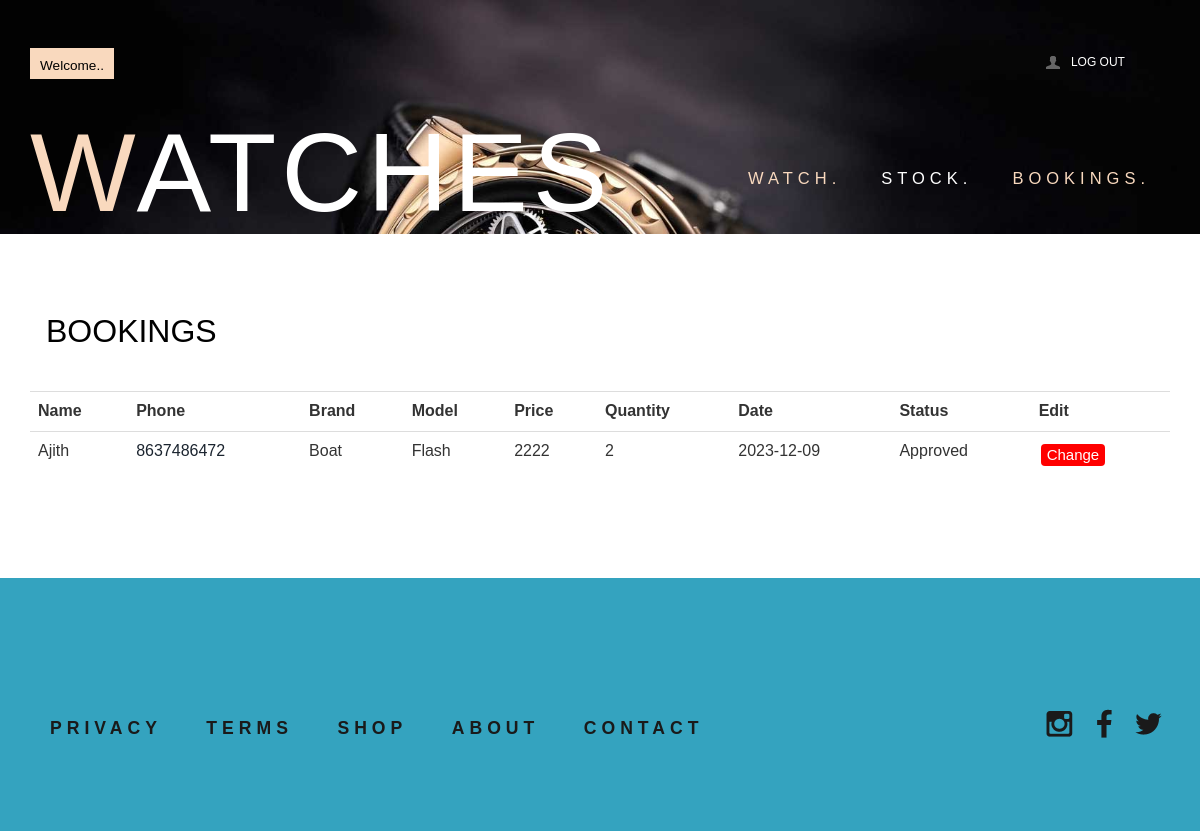
Screenshot of /booking.php with the database file from the repository.
### tables this page shows
CREATE TABLE IF NOT EXISTS `customer` (
  `custid` int NOT NULL AUTO_INCREMENT,
  `name` varchar(30) NOT NULL,
  `place` varchar(20) NOT NULL,
  `phone` bigint NOT NULL,
  `email` varchar(20) NOT NULL,
  PRIMARY KEY (`custid`)
);

CREATE TABLE IF NOT EXISTS `booking` (
  `bookingid` int NOT NULL AUTO_INCREMENT,
  `watchid` int NOT NULL,
  `shopid` int NOT NULL,
  `custid` int NOT NULL,
  `brand` varchar(30) NOT NULL,
  `model` varchar(30) NOT NULL,
  `price` int NOT NULL,
  `quantity` int NOT NULL,
  `date` date NOT NULL,
  `status` varchar(20) NOT NULL,
  PRIMARY KEY (`bookingid`)
);

### booking.php (the view, shortened to what this page needs)
<?php
include("connection.php");
?>
<!DOCTYPE HTML>
<html lang="en">
<head>
    <link href="css/bootstrap.css" rel="stylesheet" type="text/css" />
    <link href="css/style.css" rel="stylesheet" type="text/css" />
    <link href="css/megamenu.css" rel="stylesheet" type="text/css" media="all" />
    <link href="css/watch.css" rel="stylesheet" type="text/css" />
</head>
<body>
    <div class="account-in">
        <div class="container">
            <div class="caccount-top">
                <h3>Bookings</h3>
                <table class="table">
                    <tr>
                        <th>Name</th>
                        <th>Phone</th>
                        <th>Brand</th>
                        <th>Model</th>
                        <th>Price</th>
                        <th>Quantity</th>
                        <th>Date</th>
                        <th>Status</th>
                        <th>Edit</th>
                    </tr>
                    <?php
                    $sql = "SELECT bookingid, brand, model, price, quantity, date, status, custid FROM booking WHERE status='Pending' OR status='Approved'";
                    $result = $conn->query($sql);
                    while ($row = $result->fetch_assoc()) {
                        $bookingid = $row['bookingid'];
                        $brand = $row['brand'];
                        $model = $row['model'];
                        $price = $row['price'];
                        $quantity = $row['quantity'];
                        $date = $row['date'];
                        $status = $row['status'];
                        $custid = $row['custid'];
                        $sqlCustomer = "SELECT name, phone FROM customer WHERE custid='$custid'";
                        $resultCustomer = $conn->query($sqlCustomer);
                        while ($rowCustomer = $resultCustomer->fetch_assoc()) {
                            $name = $rowCustomer['name'];
                            $phone = $rowCustomer['phone'];
                            echo "<tr>";
                            echo "<td>$name</td>";
                            echo "<td><a href='tel:$phone'>$phone</a></td>";
                            echo "<td>$brand</td>";
                            echo "<td>$model</td>";
                            echo "<td>$price</td>";
                            echo "<td>$quantity</td>";
                            echo "<td>$date</td>";
                            echo "<td>$status</td>";
                            echo "<td>";
                            echo "<form method='POST' action=''>";
                            echo "<button class='dlt-btn' type='submit' name='approve' data-bookingid='$bookingid'>Change</button>";
                            echo "</form>";
                            echo "</td></tr>";
                        }
                    }
                    ?>
                </table>
            </div>
        </div>
    </div>
</body>
</html>

### css/style.css (style rules this page uses)
h4, h5, h6, h1, h2, h3 { margin-top: 0; }
ul, ol { margin: 0; }
p { margin: 0; }
html, body { font-family: 'PT Sans Narrow', sans-serif; font-size: 100%; background:#fff; }
body a { transition:0.5s all; -webkit-transition:0.5s all; -moz-transition:0.5s all; -o-transition:0.5s all; -ms-transition:0.5s all; }
.header_top_left { float:left; }
.header_top_right { float:right; width:23%; }
.box_11 { cursor: pointer; padding: 5px 10px; background: #F9D9BE; }
.box_11 h4 { border: none; color: #fff; font-size: 0.85em; margin-bottom: 0; padding: 0; }
.box_11 p { float: left; margin: 6px 0 0 0; color:#000; }
ul.header_user_info { float: left; border-right: 1px solid #55555500; width:50%; padding:0; min-height: 30px; }
ul.header_user_info a { color:#fff; }
i.user { width: 17px; height: 17px; background: url(../images/img-sprite.png) no-repeat -241px -67px; float: left; margin:6px 10px 0 5px; }
ul.header_user_info li.user_desc { display: block; font-size: 12px; text-transform: uppercase; cursor: pointer; background: #fb5c2200; -moz-transition: all 0.2s linear; -o-transition: all 0.2s linear; -webkit-transition: all 0.2s linear; transition: all 0.2s linear; float: left; margin-top:6px; }
.header_bottom { padding: 2em 0; }
.logo h1 { font-size:7em; text-transform: uppercase; margin-bottom: 0; font-family: 'Dorsa', sans-serif; letter-spacing: 5px; }
span.m_1 { color:#F9D9BE; }
.logo { float:left; }
.logo h1 a { color:#fff; }
.menu { float:right; margin: 3em 0 0 0; }
.account-in { padding:5em 0; }
.account-in h3 { font-size:2em; color: #000; padding: 0 0.5em 1em; text-transform:uppercase; }
.newsletter { text-align: center; padding:0 0 3em; }
.footer { background-color: #34a3bf; padding:5em 0; }
.cssmenu { float:left; }
.cssmenu ul { padding:0; list-style:none; }
.cssmenu ul li { display: inline-block; }
.cssmenu ul li a { color: #1a1a1a; display: block; margin: 10px 20px; text-transform: uppercase; font-size: 1.1em; font-weight: 600; letter-spacing: 5px; }
ul.social { padding:0; list-style: none; float:right; }
ul.social li:first-child { margin-left: 0; }
ul.social li { display: inline-block; margin-right: 5px; }
ul.social li a i { width:35px; height:35px; display: block; background: url(../images/img-sprite.png)no-repeat; }
ul.social li a i.instagram { background-position:-5px -4px; }
ul.social li a i.fb { background-position:-44px -5px; }
ul.social li a i.tw { background-position:-83px -6px; }
.men_banner { background: url(../images/3.jpg) no-repeat center top; background-size: cover; -webkit-background-size: cover; -moz-background-size: cover; -o-background-size: cover; min-height:225px; text-align: center; padding-top: 3em; }

### css/megamenu.css (style rules this page uses)
.megamenu { margin-bottom:0px;padding:0;width:100%;list-style:none;display:inline-block;position:relative;font-size:15px }
.megamenu li { margin-bottom:-5px;display:inline }
.megamenu>li>a { float:left;padding:8px 20px;text-decoration:none;text-transform:capitalize;font-size:1.1em; -webkit-transition: all 0.3s ease-in-out;text-transform:uppercase; -moz-transition: all 0.3s ease-in-out; -o-transition: all 0.3s ease-in-out; transition: all 0.3s ease-in-out; color:#fff; letter-spacing:5px; font-weight:400; }
.megamenu>li.active>a { color:#F9D9BE; }

### css/watch.css (style rules this page uses)
.caccount-top { position: relative; }
.dlt-btn { background-color: #FF0000; border: none; color: white; padding: 0px 6px; text-align: center; text-decoration: none; display: inline-block; font-size: 15px; border-radius: 4px; margin: 4px 2px; cursor: pointer; }

### rows the page displays
booking: brand "Boat", model "Flash", price "2222", quantity "2", date "2023-12-09", status "Approved"
customer: name "Ajith", phone "8637486472"
